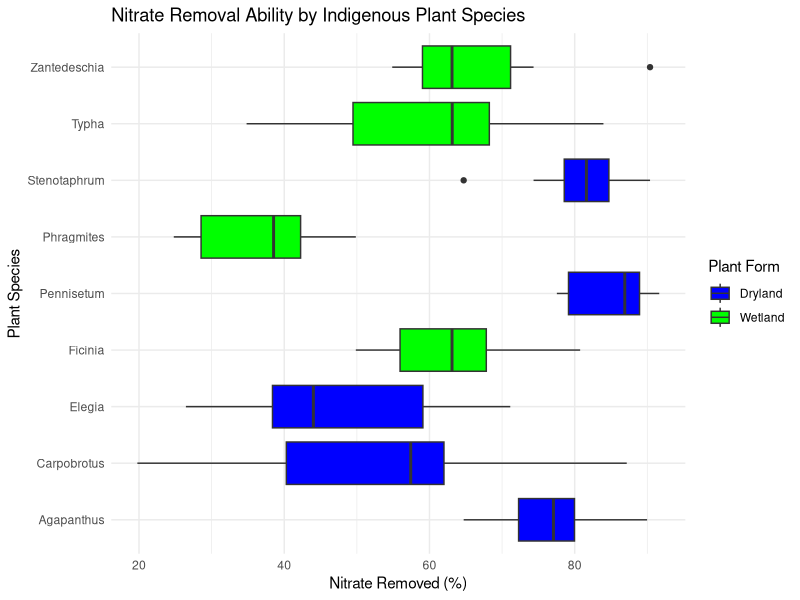
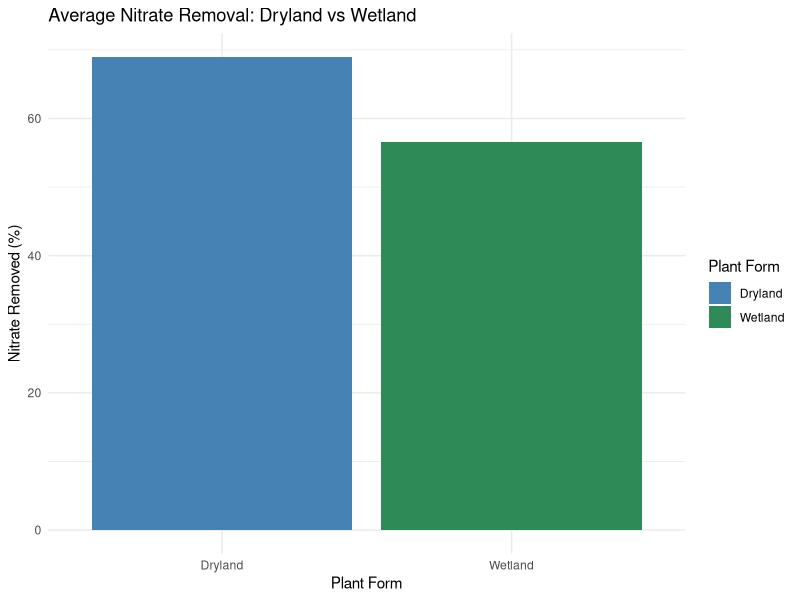

Reproduce these figures in R, in order.
library(tidyverse)
stormwaterdata<-read.csv("DATA/stormwater.csv")
stormwaterdata

glimpse(stormwaterdata)
head(stormwaterdata)
summary(stormwaterdata)
head(stormwaterdata)
tail(stormwaterdata)

#this data is reading only one column, and reading the numbers as text. this needs to be changed

#stringsAsFactors=FALSE allows us to manipulate the text-> numbers later
raw_data <- read.csv("DATA/stormwater.csv", stringsAsFactors = FALSE)
raw_data

# Separate the single column into multiple columns
library(tidyverse)

stormwaterdata <- raw_data %>%
  separate(col = 1,  # Separate the first column
           into = c("id", "species", "plant.form", "outflow", "inflow", "no3"),
           sep = ",",
           convert = TRUE) %>%
  mutate(
    species = str_remove_all(species, "\""),  # Remove quotes from species
    plant.form = str_remove_all(plant.form, "\"")  # Remove quotes plant.form
  )
stormwaterdata

# Check it worked
glimpse(stormwaterdata)
head(stormwaterdata)

# 1. Summary statistics by species
stormwaterdata %>%
  group_by(species) %>%
  summarise(
    mean_no3 = mean(no3),
    sd_no3 = sd(no3),
    mean_outflow = mean(outflow),
    n = n()
  ) %>%
  arrange(desc(mean_no3))

# 2. Compare Dryland vs Wetland plants
stormwaterdata %>%
  filter(plant.form != "") %>%  # Remove Control rows
  group_by(plant.form) %>%
  summarise(
    mean_no3 = mean(no3),
    sd_no3 = sd(no3),
    mean_outflow = mean(outflow),
    n = n()
  )

# 3. Control vs Treatment comparison 

# control data
control_data <- stormwaterdata %>%
  filter(species == "Control") %>%
  summarise(
    mean_no3 = mean(no3),
    sd_no3 = sd(no3),
    mean_outflow = mean(outflow)
  )

#plant data
planted_data <- stormwaterdata %>%
  filter(species != "Control") %>%
  summarise(
    mean_no3 = mean(no3),
    sd_no3 = sd(no3),
    mean_outflow = mean(outflow)
  )

# View them
control_data
planted_data

# 4. Visualize NO3 removal by species and plant form
stormwaterdata %>%
  filter(plant.form != "") %>%
  ggplot(aes(x = species, y = no3, fill = plant.form)) +
  geom_boxplot() +
  scale_fill_manual(values = c("Dryland" = "blue", "Wetland" = "green")) +
  theme_minimal() +
  coord_flip() +
  labs(title = "Nitrate Removal Ability by Indigenous Plant Species",
       x = "Plant Species",
       y = "Nitrate Removed (%)",
       fill = "Plant Form")

#Nitrate Removal: Dryland vs Wetland
stormwaterdata %>%
  filter(plant.form != "") %>%
  group_by(plant.form) %>%
  summarise(mean_no3 = mean(no3)) %>%
  ggplot(aes(x = plant.form, y = mean_no3, fill = plant.form)) +
  geom_col() +
  scale_fill_manual(values = c("Dryland" = "steelblue", "Wetland" = "seagreen")) +
  theme_minimal() +
  labs(title = "Average Nitrate Removal: Dryland vs Wetland",
       x = "Plant Form",
       y = "Nitrate Removed (%)",
       fill = "Plant Form")

